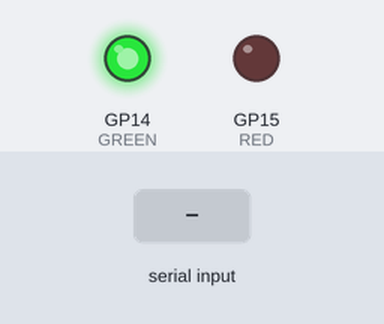
A program run on a simulated Raspberry Pi Pico running MicroPython. Parts: output pins drawn as LEDs (lit = HIGH). The inputs (shaded band) are chosen by the test bench.

Above: at 1.2 s.
1.3 s: "O" typed at the serial console, then Enter
At 2.5 s:
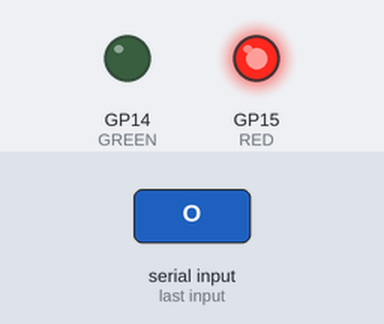
2.8 s: "C" typed at the serial console, then Enter
At 3.7 s:
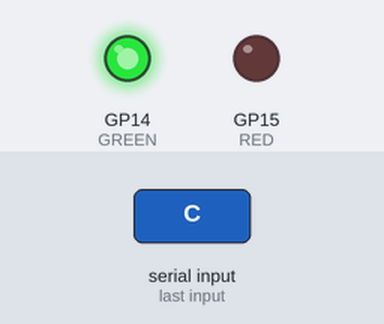
4.3 s: "OPEN" typed at the serial console, then Enter
At 4.9 s:
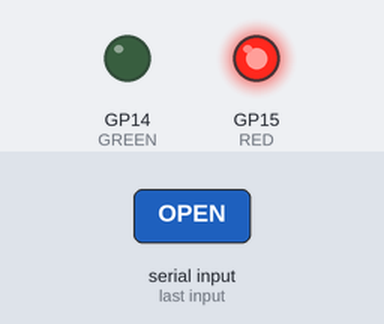
Timing chart, 0 to 7.3 s (numbered marks = the images above; inputs shaded):
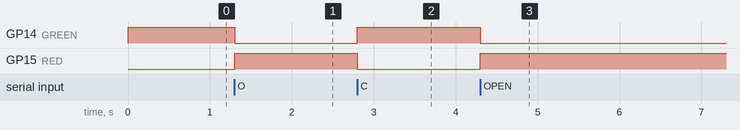

The program:

main.py
```python
# Barricade LEDs on a Raspberry Pi Pico (MicroPython).
#
# Wiring is ACTIVE-HIGH: the pin drives the LED's anode through a resistor and
# the cathode goes to GND, so driving the pin HIGH turns the LED ON and LOW OFF.
#   RED   = GP15  -> "close the gate" signal
#   GREEN = GP14  -> "open the gate"  signal
#
# It reads newline-terminated commands over USB serial from the host agent:
#   "OPEN"  -> green on,  red off
#   "CLOSE" -> red on,    green off
# On boot it starts CLOSED (red on) until the agent says otherwise.

from machine import Pin
import sys
import select

RED = Pin(15, Pin.OUT)
GREEN = Pin(14, Pin.OUT)


def set_gate(closed):
    # active-low: 0 = LED ON, 1 = LED OFF
    RED.value(0 if closed else 1)
    GREEN.value(1 if closed else 0)


set_gate(True)  # start CLOSED (red on)

poll = select.poll()
poll.register(sys.stdin, select.POLLIN)

buf = ""
while True:
    if poll.poll(100):
        ch = sys.stdin.read(1)
        if ch in ("\n", "\r"):
            cmd = buf.strip().upper()
            buf = ""
            if cmd in ("OPEN", "O"):
                set_gate(False)
            elif cmd in ("CLOSE", "CLOSED", "C"):
                set_gate(True)
        elif ch is not None:
            buf += ch
            if len(buf) > 16:  # guard against runaway input
                buf = ""
```

Measured:
- after the input at 1.3 s, GP14 (GREEN): HIGH → LOW at once; GP15 (RED): LOW → HIGH at once
- after the input at 2.8 s, GP14 (GREEN): LOW → HIGH at once; GP15 (RED): HIGH → LOW at once
- after the input at 4.3 s, GP14 (GREEN): HIGH → LOW at once; GP15 (RED): LOW → HIGH at once
